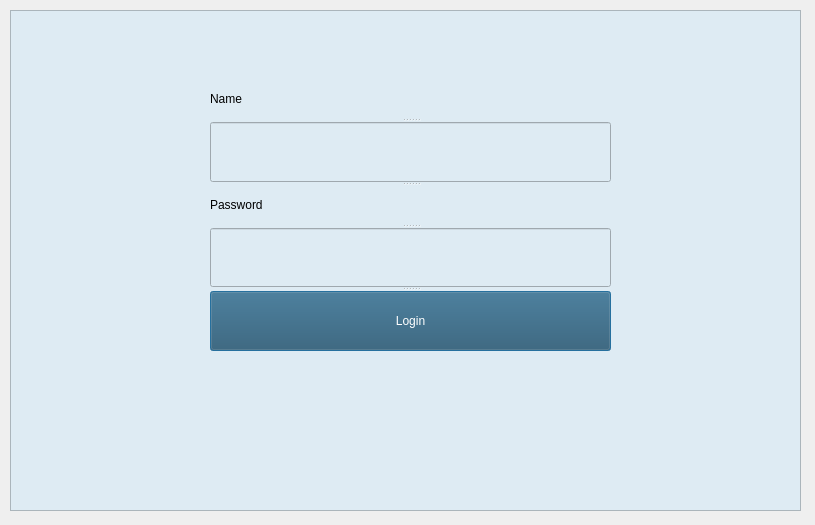
<?xml version="1.0" encoding="UTF-8"?>
<ui version="4.0">
 <class>login</class>
 <widget class="QDialog" name="login">
  <property name="geometry">
   <rect>
    <x>0</x>
    <y>0</y>
    <width>815</width>
    <height>525</height>
   </rect>
  </property>
  <property name="windowTitle">
   <string>Dialog</string>
  </property>
  <widget class="QFrame" name="frame">
   <property name="geometry">
    <rect>
     <x>10</x>
     <y>10</y>
     <width>791</width>
     <height>501</height>
    </rect>
   </property>
   <property name="styleSheet">
    <string notr="true">background-color: rgb(222, 235, 243);</string>
   </property>
   <property name="frameShape">
    <enum>QFrame::StyledPanel</enum>
   </property>
   <property name="frameShadow">
    <enum>QFrame::Raised</enum>
   </property>
   <widget class="QSplitter" name="splitter">
    <property name="geometry">
     <rect>
      <x>200</x>
      <y>70</y>
      <width>401</width>
      <height>271</height>
     </rect>
    </property>
    <property name="styleSheet">
     <string notr="true"/>
    </property>
    <property name="orientation">
     <enum>Qt::Vertical</enum>
    </property>
    <widget class="QLabel" name="label">
     <property name="styleSheet">
      <string notr="true">color: black;</string>
     </property>
     <property name="text">
      <string>Name</string>
     </property>
    </widget>
    <widget class="QLineEdit" name="txtUsername"/>
    <widget class="QLabel" name="label_2">
     <property name="styleSheet">
      <string notr="true">color: black;</string>
     </property>
     <property name="text">
      <string>Password</string>
     </property>
    </widget>
    <widget class="QLineEdit" name="txtPassword">
     <property name="echoMode">
      <enum>QLineEdit::Password</enum>
     </property>
    </widget>
    <widget class="QPushButton" name="btnMlogin">
     <property name="styleSheet">
      <string notr="true">color: white;
background: rgba(40, 83, 107, 1);
</string>
     </property>
     <property name="text">
      <string>Login</string>
     </property>
    </widget>
   </widget>
  </widget>
 </widget>
 <resources/>
 <connections/>
</ui>
